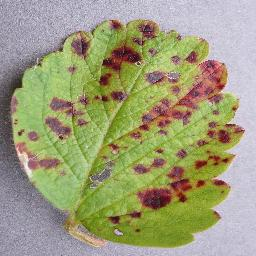
%> input picture sample_leaves/leaf6 (1).JPG, 256 x 256 px
$ octave --eval "result = getfeatures(imread('../sample_leaves/leaf6 (1).JPG'));"   (GNU Octave 9; MATLAB toolbox functions it lacks are replaced by stand-ins)
%> lines starting %> are read from the running program, lines starting %| are printed output that depends on the picture; in (x1, y1, x2, y2) boxes, pixels count from 0 and x2, y2 are one past the last pixel; in counts of white or black regions, pixels touching at a corner belong together; the program's own positions count from 1
### codes/genetic_alg.m
%Darekar Akshay Yuvraj
%1911MT05
%Mtech Mechatronics IITPatna


function Lb = genetic_alg(I,population,iterations,k)
%genetic_algorithm.


I = rgb2hsv(I);
%I(:,:,3) = I(:,:,2); %works well
%convert to normal I
I = uint8(255*I);
%Remove some background for dataset. Changes with backgrounf


[rows,columns,~] = size(I);


%encoding the clusters

%no of clusters
% its k
%create an empty cell array
chromosome ={population};
cts = zeros(3,k);  %define cluster matrix

%mating population
%should be even
mp = 4;

%population initialisation


for i=1:population

        x_vec = randi([1 rows],k,1);
        y_vec = randi([1 columns],k,1);
        for j=1:k
            cts(:,j) = I(x_vec(j),y_vec(j),:);
        end


    chromosome{i} = cts;
end

fitness = zeros(population,1);
for i=1:iterations
    %find fitness function
    for j=1:population

        [~,fitness(j),chromosome{j}] = kmeans_image(I,chromosome{j},1);

    end

    %Now we need to select best mp=4  chromosomes for mating.
    % So we use roulette wheel selection.

    %We normalise fitness  0 - 1

    %fitness = fitness./max(fitness);


    cf = cumsum(fitness);
    cf = cf./max(cf);

    %selected indices
    matepool = uint8(ones(mp,1));
    for j=1:mp
        number = rand(1);
        for t=1:population
            if(cf(t)>number)
                matepool(j) = t;
                break;
            end
        end

    end
    %Mater
    for j=1:2:mp
        %mate here
        %get a random number
         p =randi([1 k],1);
         c1 = chromosome{matepool(j)};
         c2 = chromosome{matepool(j+1)};
         c3 =c2;
         %swap the centres
         c2(:,p:k) = c1(:,p:k);
         c1(:,p:k) = c3(:,p:k);

         %Mutate the first gene
         %randi([1 k],1)
         cm = (randi([1 10],3,k));
         c1= c1+cm;

         chromosome{matepool(j)} = c1;
         chromosome{matepool(j+1)} = c2;


    end


%    fprintf('% perc gen completed ',i/iterations*100);


end

[~,idx] = max(fitness);
[Lb,~,~] = kmeans_image(I,chromosome{idx},2);

end

### codes/kmeans_image.m
%Darekar Akshay Yuvraj
%1911MT05
%Mtech Mechatronics IITPatna
function [Lb,cluster_metric,cts] = kmeans_image(I3,cts,iterations)
%get dimensions of image
[~,k] = size(cts);
[x,y,~] = size(I3);

%get three slices and as unsigned intger 16bit
R = int16(I3(:,:,1));
G = int16(I3(:,:,2));
B = int16(I3(:,:,3));

%initialise double matrices
dor = double(R);
dog = double(G);
dob = double(B);

%initialize temporary slices
dr = R;
dg = G;
db = B;
%initialise min distance matrix
minDist  = int16(255*ones(x,y));
minDist = minDist.^2;

%Inialise Label matrix
Lb = int16(ones(x,y));

%implement kmeans

for j =1:iterations

%Assosciate points to each cluster.
for i=1:k
%Computing distance of ith cluster with all points together rather that one
%point with all clusters.
%Matrix operations are faster in Matlab
%subtract to get the sides of triangle to form distance.
dr = R - cts(1,i);
dg = G - cts(2,i);
db = B - cts(3,i);

D_mat = dr.^2 + dg.^2 + db.^2;  %get eucledian distance. Ignore sqaure root. by element wise squaring


minDist = min(minDist,D_mat);  %Find minimum with previous minimum distance matrix
%Final D_mat would be matrix with all minimum distances.

L = minDist == D_mat; %Get the logical array of elements similar to current cluster distance matrix
%So all values except that belonging to ith cluster would be zero.


%Most important step.
%MAke all points zero which do not belong to ith
%cluster + points belonging to ith cluster*i. This results in labelling the
%points
Lb = Lb.*int16(~L) + int16(L)*int16(i);  %updtae labels which are minimum. The labels slowly becomes final labels


end

%Next is update the cluster centres

%initialize temporary slices

for i=1:k

    %Make all points of cluster except that of i cluster 0 so that we can
    %take add only those points
    L = Lb == ones(x,y)*i;% A logical array which is 1 for point belonging to ith cluster and 0 for other cluster
    %Lz = int16(L);
    rr = dor.*L;
    gg = dog.*L;
    bb = dob.*L;

    %get centroid
    cr = sum(sum(rr))/nnz(rr);
    cg = sum(sum(gg))/nnz(gg);
    cb = sum(sum(bb))/nnz(bb);

    %Update the centroid
    cts(1,i) = cr;
    cts(2,i) = cg;
    cts(3,i) = cb;


end
end

%Now we need get the cluster metrics
cluster_metric = 0;
Io = double(I3);
cts1 = double(cts);
for i=1:k
    In = Io.*( Lb == ones(x,y)*i);
    In(:,:,1) =In(:,:,1)- cts1(1,i);
    In(:,:,2) =  In(:,:,2) -cts1(2,i);
    In(:,:,3) =  In(:,:,3)-cts1(3,i);
    %compute eu distance for all points
    In = In.^2;
    I_s = sum(In,3);
    I_s = I_s.^0.5;

    cluster_metric = cluster_metric + sum(sum(I_s));


end

cluster_metric = 1/cluster_metric;

end

### codes/get_dis_image.m
%Darekar Akshay Yuvraj
%1911MT05
%Mtech Mechatronics IITPatna


function J = get_dis_image(Lb,I,k)
sum_mat = zeros(k,1);

[x,y,~] = size(I);
o = ones(x,y);

%get only green side of image
I4 = (I(:,:,2));
%get grayscale
I7 = rgb2gray(I);
%create image to double
I8 = double(I7)/255; %total colour
I9 = double(I4)/255; %green side
%compute_ratio of green/total_pigment
I9 = rdivide(I9,I8);
I9 = I9/max(max(I9));  % I9 --> is actually the cos(Angle between total green and actual colour)

[~,IN] = max(I9(:));
[I_row, I_col] = ind2sub(size(I9),IN);
gi = Lb(I_row,I_col);

for i=1:k
    Lt = Lb==o.*i;
    sum_mat(i) = sum(sum(Lt));


end
    [~,idx] = sort(sum_mat);

    L1 = ~(Lb==o.*idx(k));
    if((k-1)==gi)
        L2 = ~(Lb==o.*idx(k-2));
    else
        L2 = ~(Lb==o.*idx(k-1));
    end
    %Remove the greener part also
    L3 = ~(Lb==o.*double(gi));


    L = L1&L2&L3;
    L = uint8(L);
    J = I.*L;


end

### codes/getfeatures.m
%Darekar Akshay Yuvraj
%1911MT05
%Mtech Mechatronics IITPatna
function features = getfeatures(I)
[x,y,~] = size(I);
if(x*y>257*257)
    I = imresize(I,[256 NaN]);
end

%create a filter
h = 1/9*[1 1 1;1 1 1;1 1 1];
I2=imfilter(I,h);

%Improve contrast by histogram equalisation but creates problem if contrasted image is segmented. Segment the actual Image
%loses information
%I = histeq(I2);

%Lb = genetic_alg(I,population=10,iterations=20,k=6);
k=6;
%This is for genetic algorithm
Lb = genetic_alg(I,15,15,k);
%This is for Kmeans just
%Lb = Kmeans_detect(I,k,30);

%
%Get important parts
J = get_dis_image(Lb,I,k);

%Get features
%Generate hue,sat,value
hsv = rgb2hsv(J);
hue = uint8(hsv(:,:,1)*255);
sat = uint8(hsv(:,:,2)*255);
value =uint8(hsv(:,:,3)*255);

%Generate features from final Image I

%Create co-occurence matrices
gl1 = graycomatrix(hue);
gl2 = graycomatrix(sat);
gl3 = graycomatrix(value);

%find properties of textures
stats1 =  graycoprops(gl1);
stats2 =  graycoprops(gl2);
stats3 =  graycoprops(gl3);

features = [stats1.Contrast stats1.Correlation stats1.Energy stats1.Homogeneity stats2.Contrast stats2.Correlation stats2.Energy stats2.Homogeneity stats3.Contrast stats3.Correlation stats3.Energy stats3.Homogeneity] ;


end
%> in genetic_alg, `I = rgb2hsv(I);`: I: size 256x256x3 double; mean H, S, V 0.397, 0.347, 0.671
%> in genetic_alg, `I = uint8(255*I);`: I: size 256x256x3 uint8; mean H, S, V 101.2, 88.5, 171.2
%> after the loop in genetic_alg, `for i=1:population`: chromosome = 15 items; cts = [56 177 57 58 178 176; 96 19 130 113 22 17; 192 225 159 181 196 214]
%> after the loop in genetic_alg, `for i=1:iterations`: c1 = [49.84 185.6 49.19 254.4 188.3 27.96; 108.4 33.01 176.9 127.2 32.22 79.31; 182.9 170.6 152.2 125 161.6 137.4]; c2 = [179.3 48.37 42.84 208.1 179.2 246.9; 19.48 102.8 169.1 27.71 19.21 129.9; 210 186.4 144.8 114.1 212.2 124.6]; fitness = [1.21e-08; 1.16e-08; 1.25e-08; 1.22e-08; 1.35e-08; 1.38e-08; 1.22e-08; 1.26e-08; 1.22e-08; 1.43e-08; 1.18e-08; 1.32e-08; 1.21e-08; 1.21e-08; 1.18e-08]; matepool = [3; 6; 15; 8]
%> in genetic_alg, `[~,idx] = max(fitness);`: idx = 10
%> in kmeans_image, `[~,k] = size(cts);`: k = 6
%> after the loop in kmeans_image, `for j =1:iterations`:
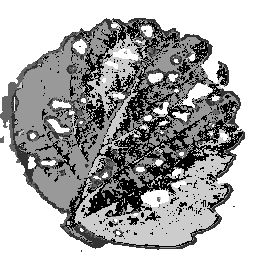
%> Lb: size 256x256 int16; min 1, max 6, mean 4.28; drawn with min black and max white
%> after the loop in kmeans_image, `for j =1:iterations`:
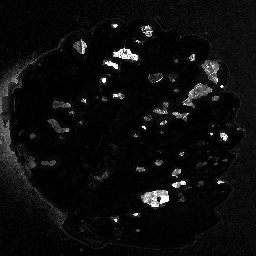
%> minDist: size 256x256 int16; min 0, max 32767, mean 1723.3; drawn with min black and max white
%> after the loop in kmeans_image, `for j =1:iterations`: cts = [44.99 29.21 22.83 52.44 41.83 188.8; 137.5 55.77 81.89 103 184.5 31.58; 164.1 184.2 115 189.7 136.2 181.8]
%> in kmeans_image, `Io = double(I3);`: Io: size 256x256x3 double; mean H, S, V 101.2, 88.5, 171.2
%> in kmeans_image, `cts1 = double(cts);`: cts1 has the same summary as cts
%> the loop in kmeans_image, `for i=1:k` made 6 passes
%> cluster_metric on passes 1 to 6: 12162648.2, 24357389.8, 33446145.8, 45384947.6, 58768087, 70353063.2
%> pass 1, in kmeans_image, `I_s = I_s.^0.5;`:
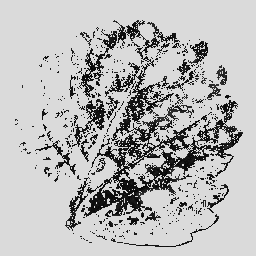
%> I_s: size 256x256 double; min 1.44, max 218.8, mean 185.6
%> after the loop in kmeans_image, `for i=1:k`: In: size 256x256x3 double; mean H, S, V 21708.1, 1057.7, 20526
%> in kmeans_image, `cluster_metric = 1/cluster_metric;`: cluster_metric = 1.42e-08
%> in get_dis_image, `I9 = rdivide(I9,I8);`:
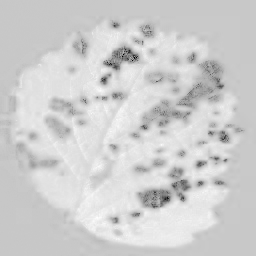
%> I9: size 256x256 double; min 0, max 1.25, mean 1.02; drawn with min black and max white
%> in get_dis_image, `[~,IN] = max(I9(:));`: IN = 25050
%> in get_dis_image, `[I_row, I_col] = ind2sub(size(I9),IN);`: I_row = 218; I_col = 98
%> in get_dis_image, `gi = Lb(I_row,I_col);`: gi = 5
%> the loop in get_dis_image, `for i=1:k` made 6 passes
%> pass 1, in get_dis_image, `Lt = Lb==o.*i;`:
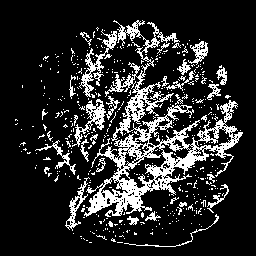
%> Lt: size 256x256 logical; 16.9% white in thin lines or dots, all inside (x1, y1, x2, y2) = (15, 20, 243, 247)
%> after the loop in get_dis_image, `for i=1:k`: sum_mat = [11081; 3512; 2800; 12863; 9244; 26036]
%> in get_dis_image, `[~,idx] = sort(sum_mat);`: idx = [3; 2; 5; 1; 4; 6]
%> in get_dis_image, `L1 = ~(Lb==o.*idx(k));`: L1: size 256x256 logical; 60.3% white; 48 black regions (19 under 20 px), largest, box (x1, y1, x2, y2) and area: (0, 0, 256, 256) 23484, (141, 190, 169, 207) 332, (182, 83, 213, 108) 317
%> in get_dis_image, `L3 = ~(Lb==o.*double(gi));`:
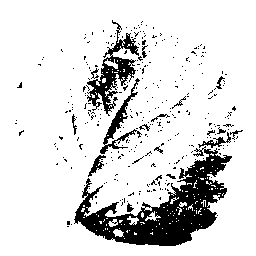
%> L3: size 256x256 logical; 85.9% white; 314 black regions (296 under 20 px), largest, box (x1, y1, x2, y2) and area: (74, 146, 232, 246) 5725, (87, 20, 139, 116) 1428, (100, 78, 142, 154) 590
%> in get_dis_image, `L = L1&L2&L3;`: L: size 256x256 logical; 29.3% white; 239 white regions (218 under 20 px), largest, box (x1, y1, x2, y2) and area: (0, 18, 234, 250) 14529, (148, 88, 241, 148) 1746, (89, 157, 128, 198) 557
%> in getfeatures, `hsv = rgb2hsv(J);`: hsv: size 256x256x3 double; mean H, S, V 0.05, 0.105, 0.204
%> in getfeatures, `value =uint8(hsv(:,:,3)*255);`:
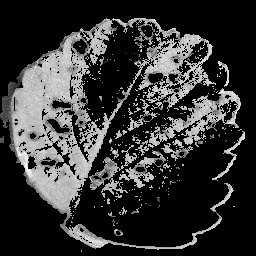
%> value: size 256x256 uint8; min 0, max 255, mean 52
%> in getfeatures, `gl1 = graycomatrix(hue);`: gl1 = [48558 2376 20 2 0 0 0 0; 2384 10789 170 0 0 0 0 0; 16 176 782 0 0 0 0 0; 1 2 2 2 0 0 0 0; 0 0 0 0 0 0 0 0; 0 0 0 0 0 0 0 0; 0 0 0 0 0 0 0 0; 0 0 0 0 0 0 0 0]
%> in getfeatures, `gl2 = graycomatrix(sat);`: gl2 = [44119 316 444 2058 202 0 0 0; 341 920 389 20 4 0 0 0; 448 384 3919 1205 31 0 0 0; 2041 50 1205 6682 109 0 0 0; 190 4 30 122 47 0 0 0; 0 0 0 0 0 0 0 0; 0 0 0 0 0 0 0 0; 0 0 0 0 0 0 0 0]
%> in getfeatures, `gl3 = graycomatrix(value);`: gl3 = [43098 14 116 271 285 1582 725 14; 12 52 43 5 4 0 0 0; 52 47 266 97 51 16 3 1; 202 2 65 364 338 91 13 1; 303 1 30 244 748 449 72 5; 1389 0 4 82 370 4602 1958 45; 1016 0 1 11 53 1682 4027 109; 42 0 0 1 3 28 101 74]
%> in getfeatures, `stats1 =  graycoprops(gl1);`: stats1 = {Contrast 0.081, Correlation 0.807, Energy 0.583, Homogeneity 0.96}
%> in getfeatures, `stats2 =  graycoprops(gl2);`: stats2 = {Contrast 0.787, Correlation 0.718, Energy 0.474, Homogeneity 0.906}
%> in getfeatures, `stats3 =  graycoprops(gl3);`: stats3 = {Contrast 2.48, Correlation 0.78, Energy 0.448, Homogeneity 0.876}
%> in getfeatures, `features = [stats1.Contrast stats1.Correlation stats1.Energy stats1.Ho..`: features = [0.081 0.807 0.583 0.96 0.787 0.718 0.474 0.906 2.48 0.78 0.448 0.876]
%> `result = getfeatures(imread('../sample_leaves/leaf6 (1).JPG'));`: result has the same summary as features in getfeatures
